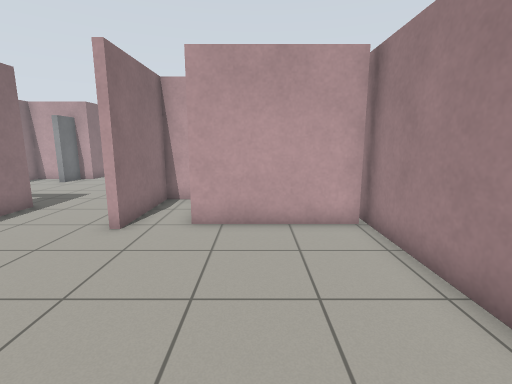
view 1 (above)

19 first-person views from a walk through a robot-simulator world made for Gazebo. The camera is 1.2 m above the floor, tilts 10° down and sees 85° across. The floor is counted in squares, 0.5 m on a side. Each view is taken from the middle of a square. On the plan, view 1 faces up. The plan holds only what a view shows up to about 18 squares ahead; the rest is blank. The place goes on beyond the plan. Robots are left out.

view 2
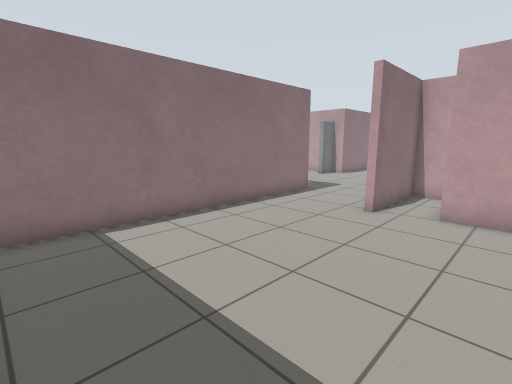

view 3
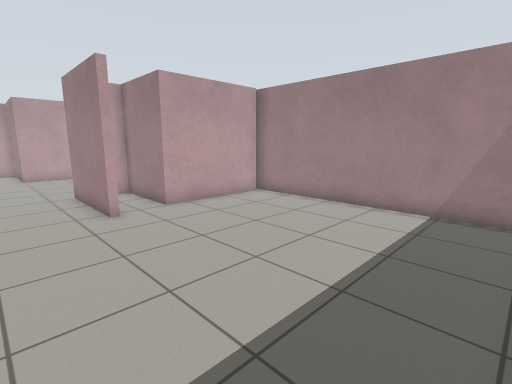

view 4
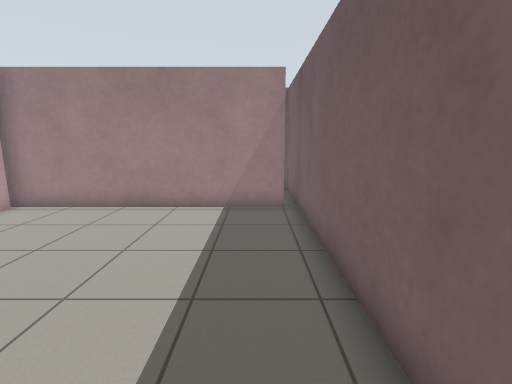

view 5
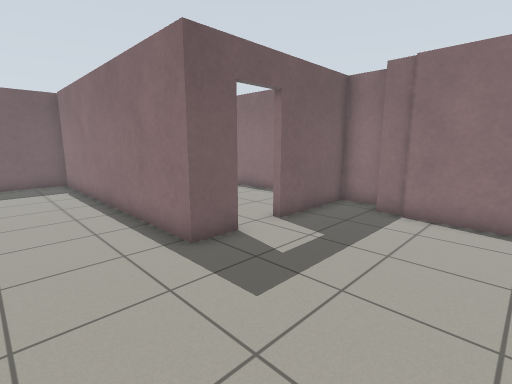

view 6
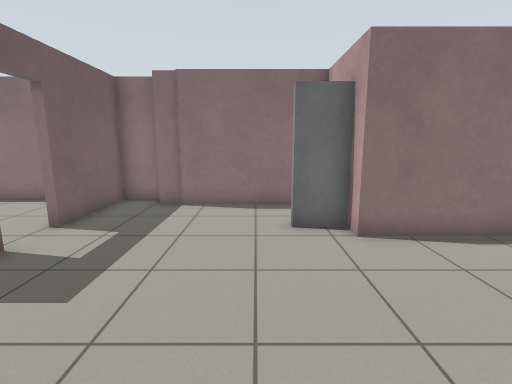

view 7
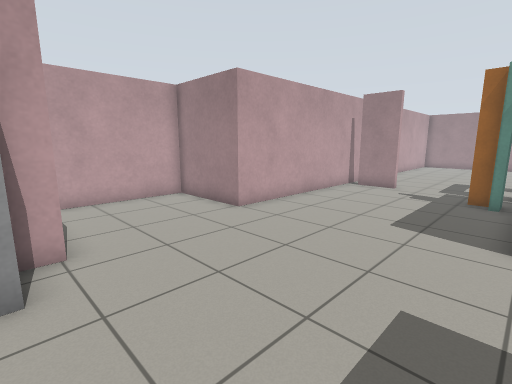

view 8
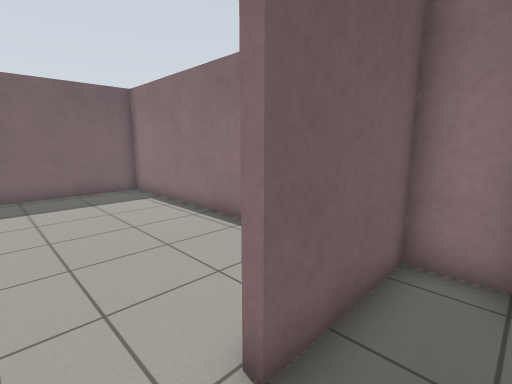

view 9
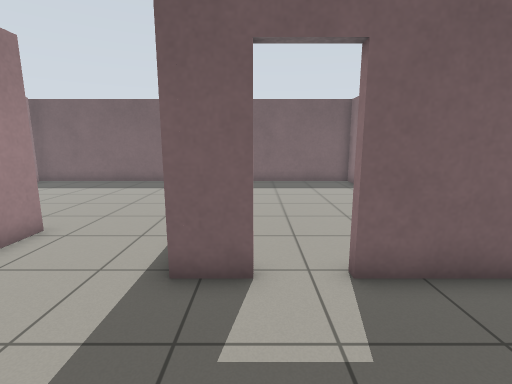

view 10
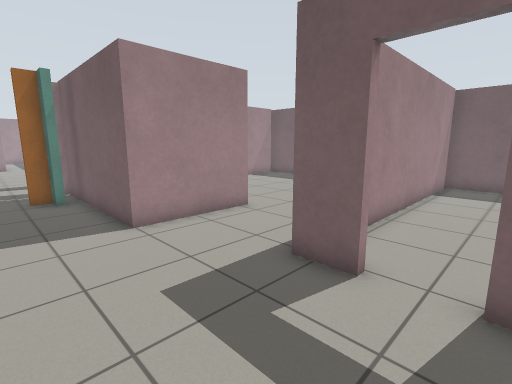

view 11
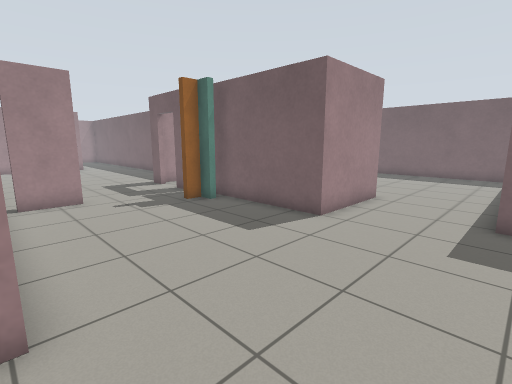

view 12
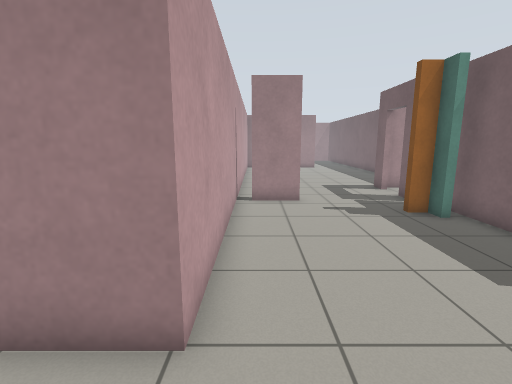

view 13
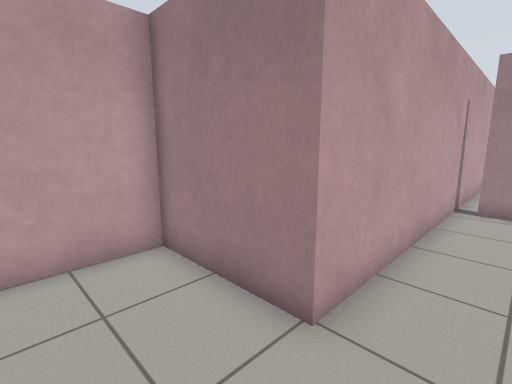

view 14
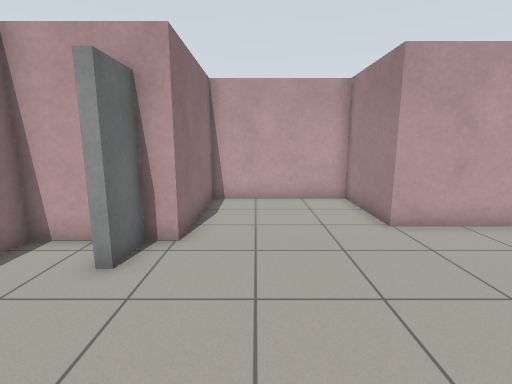

view 15
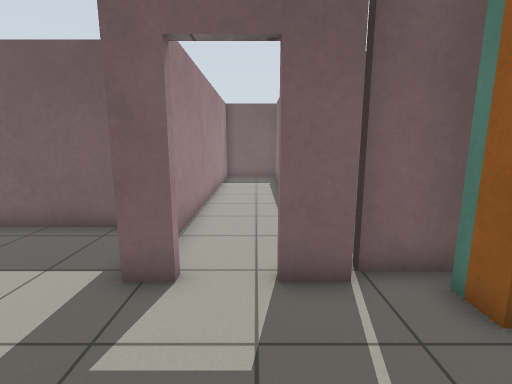

view 16
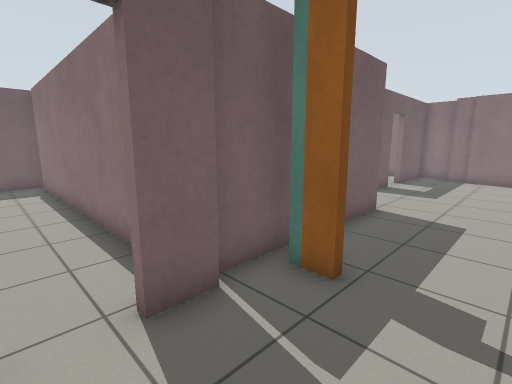

view 17
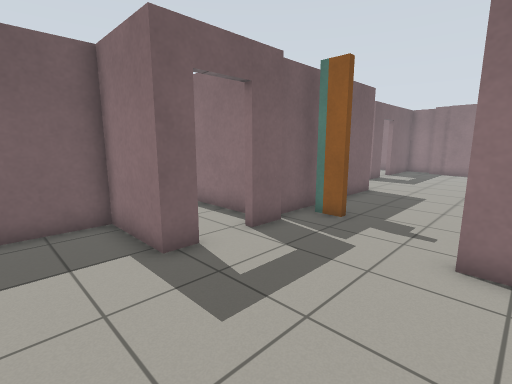

view 18
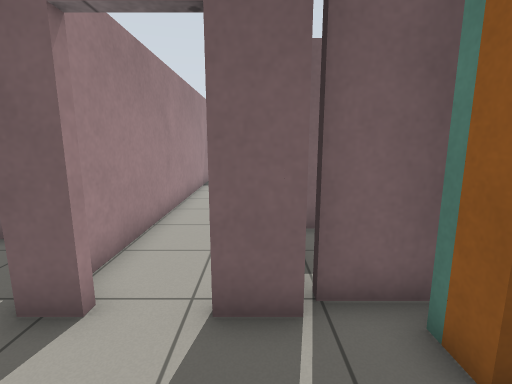

view 19
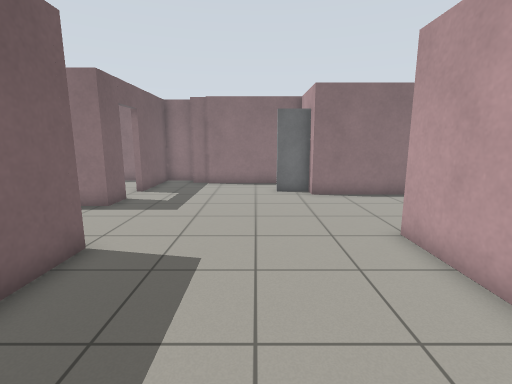

### Floor plan
Ten units are one square. View 1 is at (0, 0); x grows to the right and y downward. Boxes are objects, and circles mark ways between rooms. Rooms are numbered by the first view taken in them; rooms with no view inside come last. Other rooms are left out.
<svg viewBox="-163 -245 273 276">
<path fill="none" stroke="#000" d="M-84 -76 -84 22M-86 26 35 26M31 -81 -19 -81 -19 -118 -38 -118 -38 -75M33 21 33 -89M-100 -103 -84 -103 -84 -76M8 -127 8 -130 15 -130 15 -137 18 -137 18 -127M-41 -75 -41 -121 31 -121M-148 -131 -148 -121M35 -171 35 -193M-158 -121 -158 -103 -117 -103M41 -198 -51 -198 -51 -240 -109 -240 -109 -186 -146 -186 -146 -131M64 -125 73 -125 73 -93 105 -93M38 -180 38 -171M32 -125 46 -125M101 -198 41 -198M-158 -84 -158 26 -86 26M-88 22 -88 -72M36 -111 36 21M35 26 70 26 70 -119"/>
<rect x="-125" y="-185" width="10" height="20" fill="#bbb"><title>door leaf</title></rect>
<circle cx="-60" cy="-70" r="3" fill="#2a7"/>
<circle cx="40" cy="-150" r="3" fill="#2a7"/>
<circle cx="40" cy="-190" r="3" fill="#2a7"/>
<circle cx="-105" cy="-100" r="3" fill="#2a7"/>
<circle cx="55" cy="-120" r="3" fill="#2a7"/>
<text x="-30" y="-30">1</text>
<text x="-60" y="-160">2</text>
<text x="70" y="-150">3</text>
<text x="-130" y="-40">4</text>
<text x="50" y="-50">5</text>
</svg>
Room 1 opens to room 2. Room 2 opens to room 3. Room 2 opens to room 4. Room 3 opens to room 5.

Where each view was taken, in squares from view 1:
view 1: 0 up, 0 right, facing up
view 2: 2 down, 0 right, facing up-left
view 3: 2 down, 7 left, facing up-right
view 4: 1 down, 7 left, facing right
view 5: 16 up, 5 left, facing down-left
view 6: 16 up, 4 left, facing left
view 7: 12 up, 12 left, facing up-right
view 8: 12 up, 10 left, facing down-left
view 9: 15 up, 10 left, facing down
view 10: 15 up, 12 left, facing down-right
view 11: 20 up, 9 left, facing down-right
view 12: 19 up, 8 left, facing right
view 13: 18 up, 8 left, facing up-right
view 14: 12 up, 9 left, facing up
view 15: 17 up, 5 right, facing down
view 16: 16 up, 6 right, facing down-left
view 17: 18 up, 10 right, facing down-left
view 18: 16 up, 4 right, facing down
view 19: 16 up, 2 right, facing left
